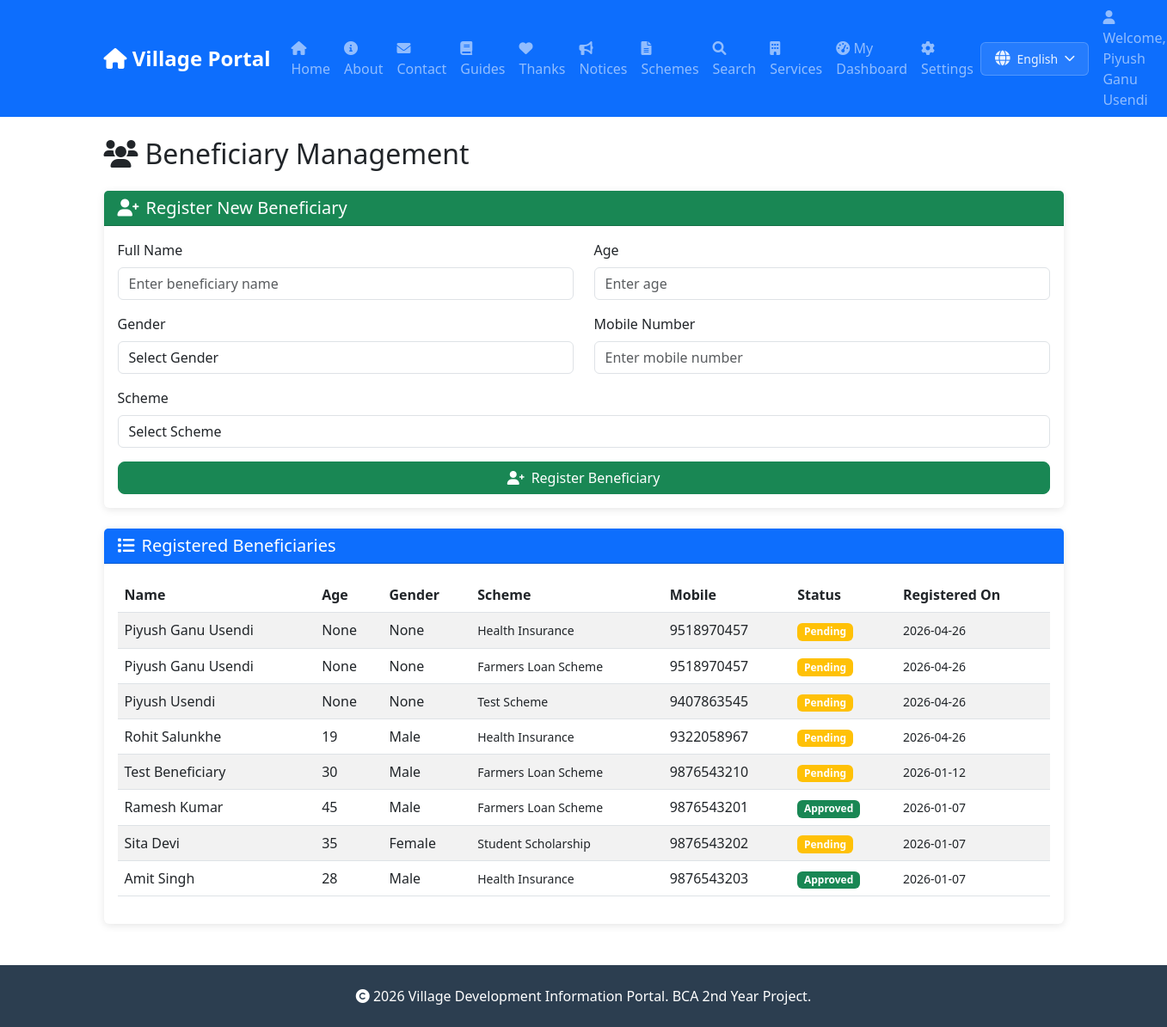
Before: /beneficiaries (signed in) with the older database file.
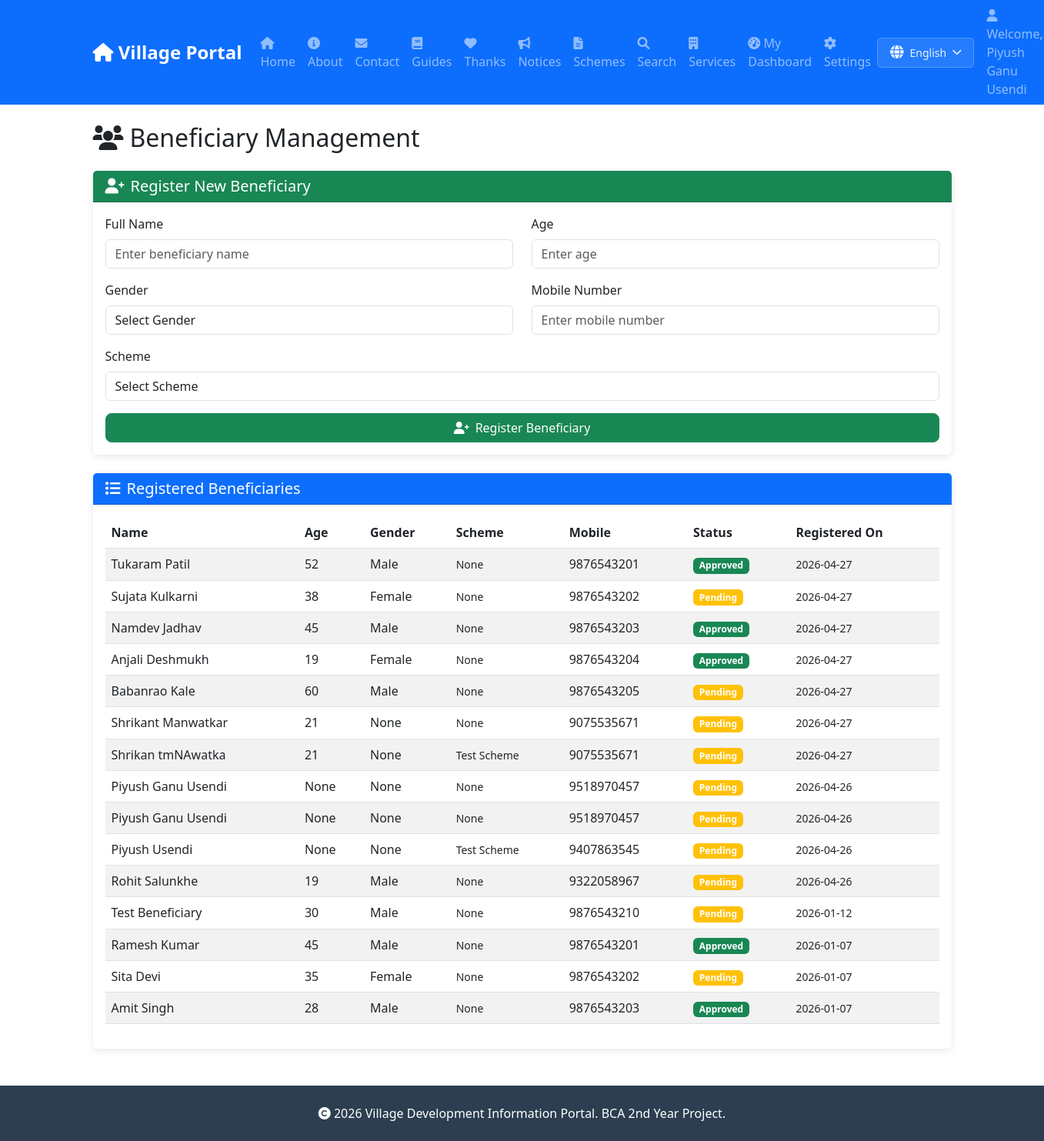
After: the same page with the newer database file.
### tables this page shows
CREATE TABLE beneficiaries (
            id INTEGER PRIMARY KEY AUTOINCREMENT,
            name TEXT NOT NULL,
            age INTEGER,
            gender TEXT,
            scheme_id INTEGER,
            mobile TEXT,
            status TEXT DEFAULT 'Pending',
            registered_on TIMESTAMP DEFAULT CURRENT_TIMESTAMP
        , user_id INTEGER, dob TEXT, aadhaar TEXT);

CREATE TABLE schemes (
            id INTEGER PRIMARY KEY AUTOINCREMENT,
            title TEXT NOT NULL,
            description TEXT,
            department TEXT,
            eligibility TEXT,
            benefits TEXT,
            apply_link TEXT,
            published_on TIMESTAMP DEFAULT CURRENT_TIMESTAMP
        , location TEXT DEFAULT "All");

### app.py (the view)
@app.route('/beneficiaries')
@login_required
def beneficiaries():
    conn = get_db()
    cursor = conn.cursor()
    cursor.execute('''
        SELECT b.*, s.title as scheme_name
        FROM beneficiaries b
        LEFT JOIN schemes s ON b.scheme_id = s.id
        ORDER BY b.registered_on DESC
    ''')
    beneficiaries = cursor.fetchall()
    cursor.execute('SELECT id, title FROM schemes')
    schemes = cursor.fetchall()
    conn.close()
    return render_template('beneficiaries.html',
                         beneficiaries=beneficiaries,
                         schemes=schemes)

### app.py (called while the page is built)
def get_db():
    db_path = app.config.get('DATABASE', 'database.db')
    conn = sqlite3.connect(db_path)
    conn.row_factory = sqlite3.Row
    return conn

@login_manager.user_loader
def load_user(user_id):
    conn = get_db()
    cursor = conn.cursor()
    cursor.execute('SELECT * FROM users WHERE id = ?', (user_id,))
    user = cursor.fetchone()
    conn.close()
    if user:
        return User(user['id'], user['name'], user['email'], user['role'], dict(user).get('location'))
    return None

### templates/beneficiaries.html (shortened to what the changed rows need)
{% extends "base.html" %}
{% block content %}
<h2 class="mb-4"><i class="fas fa-users me-2"></i>Beneficiary Management</h2>
<div class="card">
    <div class="card-body">
        {% if beneficiaries %}
        <div class="table-responsive">
            <table class="table table-striped table-hover">
                <thead>
                    <tr>
                        <th>Name</th>
                        <th>Age</th>
                        <th>Gender</th>
                        <th>Scheme</th>
                        <th>Mobile</th>
                        <th>Status</th>
                        <th>Registered On</th>
                    </tr>
                </thead>
                <tbody>
                    {% for beneficiary in beneficiaries %}
                    <tr>
                        <td>{{ beneficiary.name }}</td>
                        <td>{{ beneficiary.age }}</td>
                        <td>{{ beneficiary.gender }}</td>
                        <td>
                            <small>{{ beneficiary.scheme_name }}</small>
                        </td>
                        <td>{{ beneficiary.mobile }}</td>
                        <td>
                            <span
                                class="badge bg-{{ 'success' if beneficiary.status == 'Approved' else 'warning' if beneficiary.status == 'Pending' else 'secondary' }}">
                                {{ beneficiary.status }}
                            </span>
                        </td>
                        <td>
                            <small>{{ beneficiary.registered_on[:10] }}</small>
                        </td>
                    </tr>
                    {% endfor %}
                </tbody>
            </table>
        </div>
        {% else %}
        <div class="alert alert-info text-center">
            <h5><i class="fas fa-info-circle me-2"></i>No beneficiaries registered</h5>
            <p class="mb-0">Use the form above to register new beneficiaries.</p>
        </div>
        {% endif %}
    </div>
</div>
{% endblock %}

Changed rows visible on the page:
added beneficiaries: name "Tukaram Patil", age "52", gender "Male", scheme_name "None", mobile "9876543201", status "Approved", registered_on "2026-04-27"
added beneficiaries: name "Sujata Kulkarni", age "38", gender "Female", scheme_name "None", mobile "9876543202", status "Pending", registered_on "2026-04-27"
added beneficiaries: name "Namdev Jadhav", age "45", gender "Male", scheme_name "None", mobile "9876543203", status "Approved", registered_on "2026-04-27"
added beneficiaries: name "Anjali Deshmukh", age "19", gender "Female", scheme_name "None", mobile "9876543204", status "Approved", registered_on "2026-04-27"
added beneficiaries: name "Babanrao Kale", age "60", gender "Male", scheme_name "None", mobile "9876543205", status "Pending", registered_on "2026-04-27"
added beneficiaries: name "Shrikant Manwatkar", age "21", gender "None", scheme_name "None", mobile "9075535671", status "Pending", registered_on "2026-04-27"
added beneficiaries: name "Shrikan tmNAwatka", age "21", gender "None", scheme_name "Test Scheme", mobile "9075535671", status "Pending", registered_on "2026-04-27"
computed for beneficiaries (number 8 of 15 on the later page): scheme_name "Health Insurance" → "None"
computed for beneficiaries (number 9 of 15 on the later page): scheme_name "Farmers Loan Scheme" → "None"
computed for beneficiaries "Rohit Salunkhe": scheme_name "Health Insurance" → "None"
computed for beneficiaries "Test Beneficiary": scheme_name "Farmers Loan Scheme" → "None"
computed for beneficiaries "Ramesh Kumar": scheme_name "Farmers Loan Scheme" → "None"
computed for beneficiaries "Sita Devi": scheme_name "Student Scholarship" → "None"
computed for beneficiaries "Amit Singh": scheme_name "Health Insurance" → "None"
